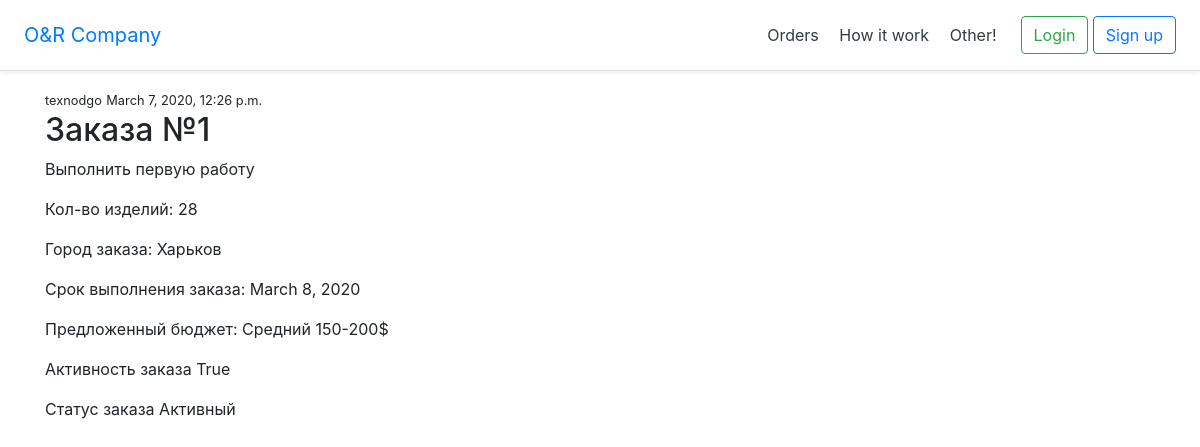
The app's page /orders/1 with its own data.
### orders/models.py (models this page shows, shortened)
class Order(models.Model):
    author = models.ForeignKey(User, on_delete=models.PROTECT)  # Автор заказа. Автоматически
    date_create = models.DateTimeField(default=timezone.now)  # Время создания заказа. Автоматически
    title = models.CharField(max_length=100)  # Заголовок заказа
    description = models.TextField()  # Описание заказа
    amount = models.PositiveIntegerField()  # Кол-во изделий
    city = models.CharField(max_length=30)  # Грод заказа
    lead_time = models.DateField()  # Срок выполнения заказа
    proposed_budget = models.CharField(max_length=40)  # Предложеный бюджет
    activity = models.BooleanField()  # Активность заказа
    status = models.CharField(max_length=10)  # Статус заказ
    categories = models.ManyToManyField('OperationCategories', blank=True, related_name='orders')

### orders/templates/orders/order.html (shortened to what this page needs)
{% extends "HomePage/base.html" %}
{% load i18n %}
{% block content %}
    <div class="container">
        <small>{{ order.author }}</small>
        <small>{{ order.date_create }}</small>
        <h2>{{ order.title }}</h2>
        <p>{{ order.description }}</p>
        <p>{% trans "Кол-во изделий: " %} {{ order.amount }}</p>
        <p>{% trans "Город заказа: "%} {{ order.city }}</p>
        <p>{% trans "Срок выполнения заказа: "%} {{ order.lead_time }}</p>
        <p>{% trans "Предложенный бюджет: " %} {{ order.proposed_budget }}</p>
        <p>{% trans "Активность заказа" %} {{ order.activity }}</p>
        <p>{% trans "Статус заказа" %} {{ order.status }}</p>
    </div>
{% endblock %}

### orders/static/orders/style.css (style rules this page uses)
* { box-sizing: border-box; }

### records on screen
Order: author "texnodgo", date_create "March 7, 2020, 12:26 p.m.", title "Заказа №1", description "Выполнить первую работу", amount "28", city "Харьков", lead_time "March 8, 2020", proposed_budget "Средний 150-200$", activity "True", status "Активный"
